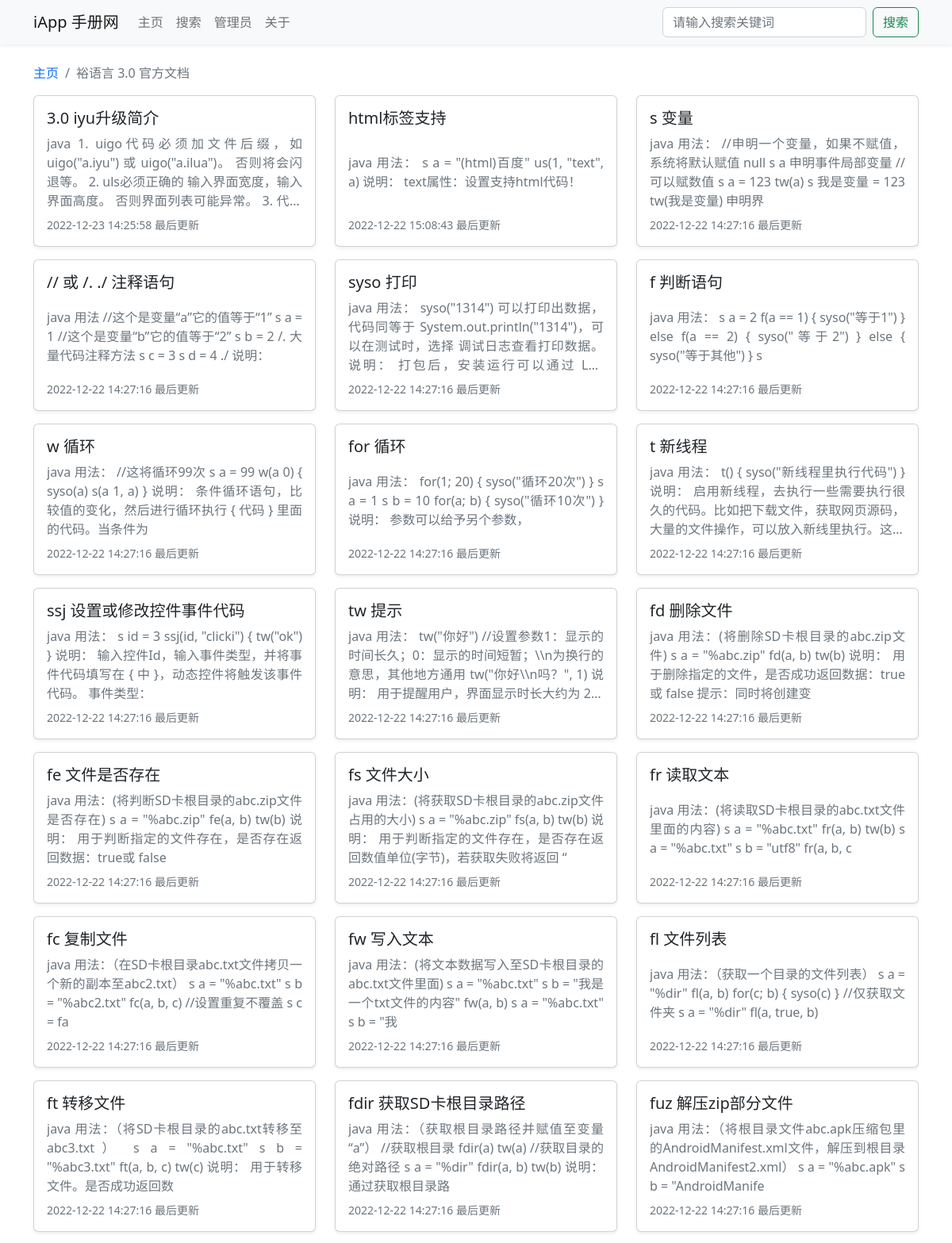
Page /book_53.html (upper part) on the committed database.
### tables this page shows
CREATE TABLE `iapp_doc_book` (
  `id` int NOT NULL AUTO_INCREMENT COMMENT '手册ID',
  `create_time` datetime NOT NULL DEFAULT CURRENT_TIMESTAMP COMMENT '上传时间',
  `intro` varchar(500) NOT NULL COMMENT '手册介绍',
  `title` varchar(255) NOT NULL COMMENT '手册标题',
  `update_time` datetime NOT NULL DEFAULT CURRENT_TIMESTAMP COMMENT '最后更新时间',
  PRIMARY KEY (`id`) USING BTREE
);

CREATE TABLE `iapp_doc_article` (
  `id` int NOT NULL AUTO_INCREMENT COMMENT '文章ID',
  `title` varchar(255) NOT NULL COMMENT '文章标题',
  `content` text NOT NULL COMMENT '文章内容',
  `update_time` datetime NOT NULL DEFAULT CURRENT_TIMESTAMP COMMENT '更新时间',
  `book_id` int DEFAULT NULL COMMENT '所属手册ID',
  PRIMARY KEY (`id`) USING BTREE,
  KEY `book_id` (`book_id`) USING BTREE,
  CONSTRAINT `iapp_doc_article_ibfk_1` FOREIGN KEY (`book_id`) REFERENCES `iapp_doc_book` (`id`) ON DELETE RESTRICT ON UPDATE RESTRICT
);

### include/public_fun.php (called while the page is built, shortened)
<?php
class Public_fun
{
    public int $book_id;
    public function get_book_info()
    {
        $table = Config::$table['book'];
        $sql = "SELECT * FROM `$table` WHERE `id` = {$this->book_id};";
        $result = mysqli_query(Init::$conn, $sql);
        $data = mysqli_fetch_assoc($result);
        $this->book_title = $data['title'];
    }
    public function get_book_id()
    {
        $book_id = $_GET['book_id'] ?? '';
        $this->book_id = $book_id;
    }
    public function if_has_login()
    {
        $password = $_COOKIE['password'] ?? '';
    }
}

### book.php (the view, shortened to what this page needs)
<?php
require('./include/init.php');
require('./include/public_fun.php');
class Book extends Public_fun
{
    public function __construct()
    {
        $this->get_book_info();
        $this->get_article_list();
    }
    public function get_article_list()
    {
        $table = Config::$table['article'];
        $sql = "SELECT * FROM `$table` WHERE `book_id` = {$this->book_id} ORDER BY UNIX_TIMESTAMP(`update_time`) DESC, `id`;";
        $result = mysqli_query(Init::$conn, $sql);
        $data = mysqli_fetch_all($result, MYSQLI_ASSOC);
        $this->article_list = $data;
    }
}
$book = new Book();
?>
<!DOCTYPE html>
<html lang="zh-CN">
<head>
    <?php require('./include/head.php') ?>
</head>
<body>
    <?php require('./include/nav.php') ?>
    <div class="container">
        <nav>
            <ol class="breadcrumb">
                <li class="breadcrumb-item"><a href="./" class="text-decoration-none">主页</a></li>
                <li class="breadcrumb-item active"><?php echo strip_tags($book->book_title) ?></li>
            </ol>
        </nav>
        <div class="row">
            <?php
            function parse_content($text)
            {
                $text = strip_tags(mb_substr($text, 0, 120));
                $text = preg_replace('/[#[\]!<>*`-]/', '', $text);
                return $text;
            }
            foreach ($book->article_list as $article_info) {
                $url = Config::$url_static ? ('article_' . $article_info['id'] . '.html') : ('article.php?article_id=' . $article_info['id']);
                echo '
            <div class="col-xxl-3 col-xl-4 col-lg-4 col-md-6 mb-3">
                <a title="' . strip_tags($article_info['title']) . '" class="justify-content-between card card-body shadow-sm h-100 text-decoration-none" href="' . $url . '" role="button">
                    <div class="h5 text-truncate">' . $article_info['title'] . '</div>
                    <div class="mb-2 limit-line-4 text-muted text-justify">' . parse_content($article_info['content']) . '</div>
                    <div class="text-muted small">' . $article_info['update_time'] . ' 最后更新</div>
                </a>
            </div>';
            }
            ?>
        </div>
    </div>
</body>
</html>

### include/head.php (style rules this page uses)
.limit-line-4 { overflow: hidden; display: -webkit-box; -webkit-line-clamp: 4; -webkit-box-orient: vertical; }
.text-justify { text-align: justify; }

### rows in the picture
iapp_doc_book: title "裕语言 3.0 官方文档"
iapp_doc_article: title "3.0 iyu升级简介", content "java 1. uigo代码必须加文件后缀，如 uigo(\"a.iyu\") 或 uigo(\"a.ilua\")。 否则将会闪退等。 2. uls必须正确的 输入界面宽度，输入界面高度。 否则界面列表可能异常。…", update_time "2022-12-23 14:25:58"
iapp_doc_article: title "html标签支持", content "java 用法： s a = \"(html)百度\" us(1, \"text\", a) 说明： text属性：设置支持html代码！", update_time "2022-12-22 15:08:43"
iapp_doc_article: title "s 变量", content "java 用法： //申明一个变量，如果不赋值，系统将默认赋值 null s a 申明事件局部变量 //可以赋数值 s a = 123 tw(a) s 我是变量 = 123 tw(我是变量) 申明界", update_time "2022-12-22 14:27:16"
iapp_doc_article: title "// 或 /. ./ 注释语句", content "java 用法 //这个是变量“a”它的值等于“1” s a = 1 //这个是变量“b”它的值等于“2” s b = 2 /. 大量代码注释方法 s c = 3 s d = 4 ./ 说明：", update_time "2022-12-22 14:27:16"
iapp_doc_article: title "syso 打印", content "java 用法： syso(\"1314\") 可以打印出数据，代码同等于 System.out.println(\"1314\")，可以在测试时，选择 调试日志查看打印数据。 说明： 打包后，安装运行可以通过…", update_time "2022-12-22 14:27:16"
iapp_doc_article: title "f 判断语句", content "java 用法： s a = 2 f(a == 1) { syso(\"等于1\") } else f(a == 2) { syso(\"等于2\") } else { syso(\"等于其他\") } s", update_time "2022-12-22 14:27:16"
iapp_doc_article: title "w 循环", content "java 用法： //这将循环99次 s a = 99 w(a 0) { syso(a) s(a 1, a) } 说明： 条件循环语句，比较值的变化，然后进行循环执行 { 代码 } 里面的代码。当条件为", update_time "2022-12-22 14:27:16"
iapp_doc_article: title "for 循环", content "java 用法： for(1; 20) { syso(\"循环20次\") } s a = 1 s b = 10 for(a; b) { syso(\"循环10次\") } 说明： 参数可以给予另个参数，", update_time "2022-12-22 14:27:16"
iapp_doc_article: title "t 新线程", content "java 用法： t() { syso(\"新线程里执行代码\") }…", update_time "2022-12-22 14:27:16"
iapp_doc_article: title "ssj 设置或修改控件事件代码", content "java 用法： s id = 3 ssj(id, \"clicki\") { tw(\"ok\") } 说明： 输入控件Id，输入事件类型，并将事件代码填写在 { 中 }，动态控件将触发该事件代码。 事件类型：", update_time "2022-12-22 14:27:16"
iapp_doc_article: title "tw 提示", content "java 用法： tw(\"你好\") //设置参数1：显示的时间长久；0：显示的时间短暂；\\\\n为换行的意思，其他地方通用 tw(\"你好\\\\n吗？\", 1) 说明：…", update_time "2022-12-22 14:27:16"
iapp_doc_article: title "fd 删除文件", content "java 用法：(将删除SD卡根目录的abc.zip文件) s a = \"%abc.zip\" fd(a, b) tw(b) 说明： 用于删除指定的文件，是否成功返回数据：true或 false 提示：同时将创建变", update_time "2022-12-22 14:27:16"
iapp_doc_article: title "fe 文件是否存在", content "java 用法：(将判断SD卡根目录的abc.zip文件是否存在) s a = \"%abc.zip\" fe(a, b) tw(b) 说明： 用于判断指定的文件存在，是否存在返回数据：true或 false", update_time "2022-12-22 14:27:16"
iapp_doc_article: title "fs 文件大小", content "java 用法：(将获取SD卡根目录的abc.zip文件占用的大小) s a = \"%abc.zip\" fs(a, b) tw(b) 说明： 用于判断指定的文件存在，是否存在返回数值单位(字节)，若获取失败将返回 “", update_time "2022-12-22 14:27:16"
iapp_doc_article: title "fr 读取文本", content "java 用法：(将读取SD卡根目录的abc.txt文件里面的内容) s a = \"%abc.txt\" fr(a, b) tw(b) s a = \"%abc.txt\" s b = \"utf8\" fr(a, b, c", update_time "2022-12-22 14:27:16"
iapp_doc_article: title "fc 复制文件", content "java 用法：（在SD卡根目录abc.txt文件拷贝一个新的副本至abc2.txt） s a = \"%abc.txt\" s b = \"%abc2.txt\" fc(a, b, c) //设置重复不覆盖 s c = fa", update_time "2022-12-22 14:27:16"
iapp_doc_article: title "fw 写入文本", content "java 用法：(将文本数据写入至SD卡根目录的abc.txt文件里面) s a = \"%abc.txt\" s b = \"我是一个txt文件的内容\" fw(a, b) s a = \"%abc.txt\" s b = \"我", update_time "2022-12-22 14:27:16"
iapp_doc_article: title "fl 文件列表", content "java 用法：（获取一个目录的文件列表） s a = \"%dir\" fl(a, b) for(c; b) { syso(c) } //仅获取文件夹 s a = \"%dir\" fl(a, true, b)", update_time "2022-12-22 14:27:16"
iapp_doc_article: title "ft 转移文件", content "java 用法：（将SD卡根目录的abc.txt转移至abc3.txt） s a = \"%abc.txt\" s b = \"%abc3.txt\" ft(a, b, c) tw(c) 说明： 用于转移文件。是否成功返回数", update_time "2022-12-22 14:27:16"
iapp_doc_article: title "fdir 获取SD卡根目录路径", content "java 用法：（获取根目录路径并赋值至变量“a”） //获取根目录 fdir(a) tw(a) //获取目录的绝对路径 s a = \"%dir\" fdir(a, b) tw(b) 说明： 通过获取根目录路", update_time "2022-12-22 14:27:16"
iapp_doc_article: title "fuz 解压zip部分文件", content "java 用法：（将根目录文件abc.apk压缩包里的AndroidManifest.xml文件，解压到根目录AndroidManifest2.xml） s a = \"%abc.apk\" s b = \"AndroidManife", update_time "2022-12-22 14:27:16"

### other values in the picture
Config::$site_title "iApp 手册网"
